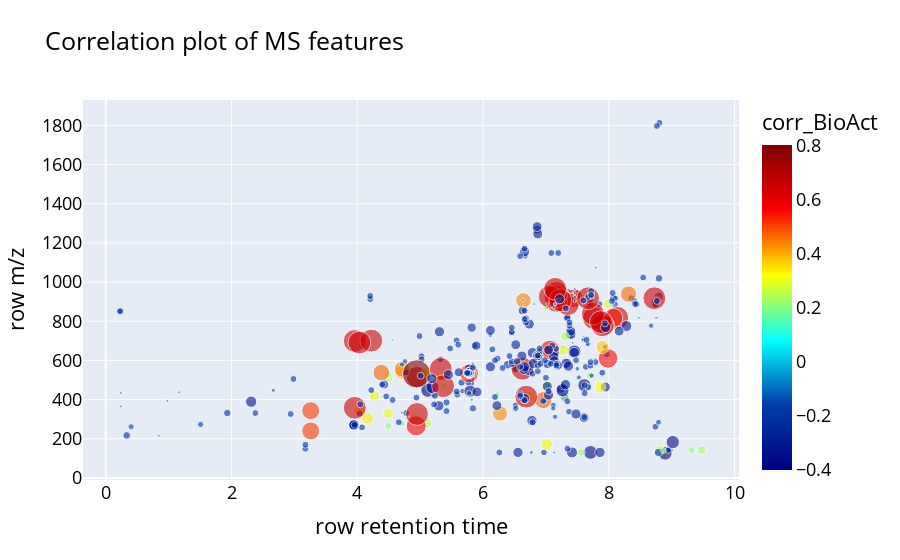

The cell this chart's notebook holds for it:
### Code cell
# Plot MS features according to their Retention Time and correlation with the chosen driver
import plotly.express as px

corr_plotMS = px.scatter(MSinfo_corr, MSinfo_corr['row retention time'], MSinfo_corr['row m/z'],
                        color='corr_BioAct', hover_data=(['row ID', 'corr_BioAct']),
                        color_continuous_scale=px.colors.sequential.Jet,
                        size=(MSinfo_corr['corr_BioAct']**2), opacity=0.6,
                        title='Correlation plot of MS features'
                        )

corr_plotMS.update_layout(font_color="black",
                         title_font_color="black",
                         font=dict(size=18))

corr_plotMS.show()

if not os.path.exists('images'):     # Rename the folder name to your specific case. Keep it organized.
    os.mkdir('images')
corr_plotMS.write_image(f"images/MSplot_corr.pdf", scale=2)

### Figure 1 — Plotly figure (JSON) as saved in the notebook; plotly's stock layout.template omitted (floating-point values rounded to 4 significant figures; data arrays with more than 128 entries replaced by an {"elided": "..."} marker saying what was removed)
{"data": [{"customdata": {"elided": "467x2 float values"}, "hovertemplate": "row retention time=%{x}<br>row m/z=%{y}<br>size=%{marker.size}<br>row ID=%{customdata[0]}<br>corr_BioAct=%{marker.color}<extra></extra>", "legendgroup": "", "marker": {"color": {"elided": "467 float values"}, "coloraxis": "coloraxis", "opacity": 0.6, "size": {"elided": "467 float values"}, "sizemode": "area", "sizeref": 0.001616, "symbol": "circle"}, "mode": "markers", "name": "", "orientation": "v", "showlegend": false, "type": "scatter", "x": {"elided": "467 float values"}, "xaxis": "x", "y": {"elided": "467 float values"}, "yaxis": "y"}], "layout": {"coloraxis": {"colorbar": {"title": {"text": "corr_BioAct"}}, "colorscale": [[0, "rgb(0,0,131)"], [0.2, "rgb(0,60,170)"], [0.4, "rgb(5,255,255)"], [0.6, "rgb(255,255,0)"], [0.8, "rgb(250,0,0)"], [1, "rgb(128,0,0)"]]}, "font": {"color": "black", "size": 18}, "legend": {"itemsizing": "constant", "tracegroupgap": 0}, "title": {"font": {"color": "black"}, "text": "Correlation plot of MS features"}, "xaxis": {"anchor": "y", "domain": [0, 1], "title": {"text": "row retention time"}}, "yaxis": {"anchor": "x", "domain": [0, 1], "title": {"text": "row m/z"}}}}
